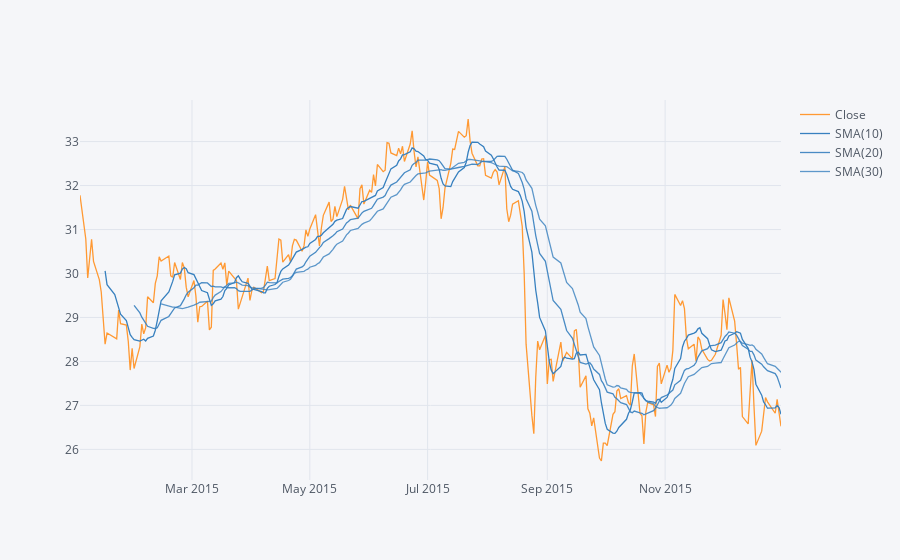

Notebook source saved alongside this figure:
### Markdown cell above
** Use .ta_plot(study='sma') to create a Simple Moving Averages plot of Morgan Stanley for the year 2015.**

### Code cell
bank_stocks['MS']['Close'].loc['2015-01-01':'2016-01-01'].ta_plot(study='sma', periods=[10,20,30])

### Figure 1 — Plotly figure (JSON) as saved in the notebook; plotly's stock layout.template omitted (floating-point values rounded to 4 significant figures; data arrays with more than 128 entries replaced by an {"elided": "..."} marker saying what was removed)
{"data": [{"line": {"color": "rgba(255, 153, 51, 1.0)", "dash": "solid", "shape": "linear", "width": 1.3}, "mode": "lines", "name": "Close", "text": "", "type": "scatter", "x": {"elided": "252 str values"}, "y": {"elided": "252 float values"}}, {"line": {"color": "rgba(55, 128, 191, 1.0)", "dash": "solid", "shape": "linear", "width": 1.3}, "mode": "lines", "name": "SMA(10)", "text": "", "type": "scatter", "x": {"elided": "252 str values"}, "y": {"elided": "252 mixed values"}}, {"line": {"color": "rgba(55, 128, 191, 0.8999999999999999)", "dash": "solid", "shape": "linear", "width": 1.3}, "mode": "lines", "name": "SMA(20)", "text": "", "type": "scatter", "x": {"elided": "252 str values"}, "y": {"elided": "252 mixed values"}}, {"line": {"color": "rgba(55, 128, 191, 0.7999999999999998)", "dash": "solid", "shape": "linear", "width": 1.3}, "mode": "lines", "name": "SMA(30)", "text": "", "type": "scatter", "x": {"elided": "252 str values"}, "y": {"elided": "252 mixed values"}}], "layout": {"autosize": true, "legend": {"bgcolor": "#F5F6F9", "font": {"color": "#4D5663"}}, "paper_bgcolor": "#F5F6F9", "plot_bgcolor": "#F5F6F9", "title": {"font": {"color": "#4D5663"}}, "xaxis": {"autorange": true, "gridcolor": "#E1E5ED", "range": ["2015-01-02", "2015-12-31"], "showgrid": true, "tickfont": {"color": "#4D5663"}, "title": {"font": {"color": "#4D5663"}, "text": ""}, "type": "date", "zerolinecolor": "#E1E5ED"}, "yaxis": {"autorange": true, "gridcolor": "#E1E5ED", "range": [25.3, 33.95], "showgrid": true, "tickfont": {"color": "#4D5663"}, "title": {"font": {"color": "#4D5663"}, "text": ""}, "type": "linear", "zerolinecolor": "#E1E5ED"}}}
